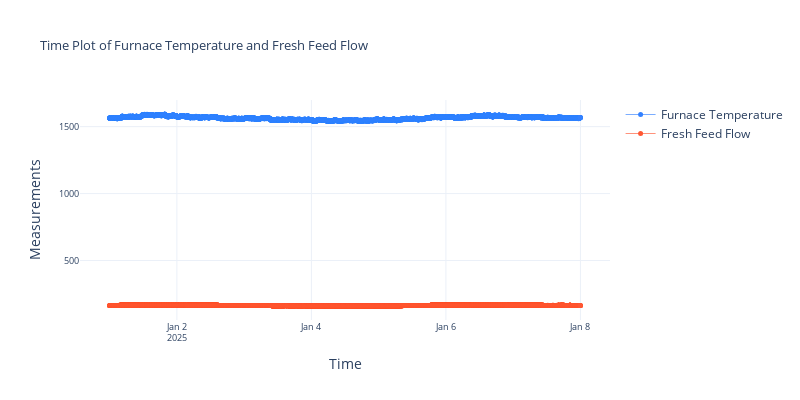

Here is the notebook cell this chart was saved with:
### Code cell
sql_data_analyst.get_plotly_graph()

### Figure 1 — Plotly figure (JSON) as saved in the notebook; plotly's stock layout.template omitted (floating-point values rounded to 4 significant figures; data arrays with more than 128 entries replaced by an {"elided": "..."} marker saying what was removed)
{"data": [{"hovertemplate": "Furnace Temperature: %{y:.2f}<br>Time: %{x}<extra></extra>", "line": {"color": "#3381ff", "width": 0.65}, "marker": {"size": 5}, "mode": "lines+markers", "name": "Furnace Temperature", "type": "scatter", "x": {"elided": "10080 str values"}, "y": {"elided": "10080 float values"}}, {"hovertemplate": "Fresh Feed Flow: %{y:.2f}<br>Time: %{x}<extra></extra>", "line": {"color": "#ff5733", "width": 0.65}, "marker": {"size": 5}, "mode": "lines+markers", "name": "Fresh Feed Flow", "type": "scatter", "x": {"elided": "10080 str values"}, "y": {"elided": "10080 float values"}}], "layout": {"height": 400, "hoverlabel": {"font": {"size": 8.8}}, "title": {"font": {"size": 13.2}, "text": "Time Plot of Furnace Temperature and Fresh Feed Flow"}, "width": 800, "xaxis": {"tickfont": {"size": 8.8}, "title": {"text": "Time"}}, "yaxis": {"tickfont": {"size": 8.8}, "title": {"text": "Measurements"}}}}
